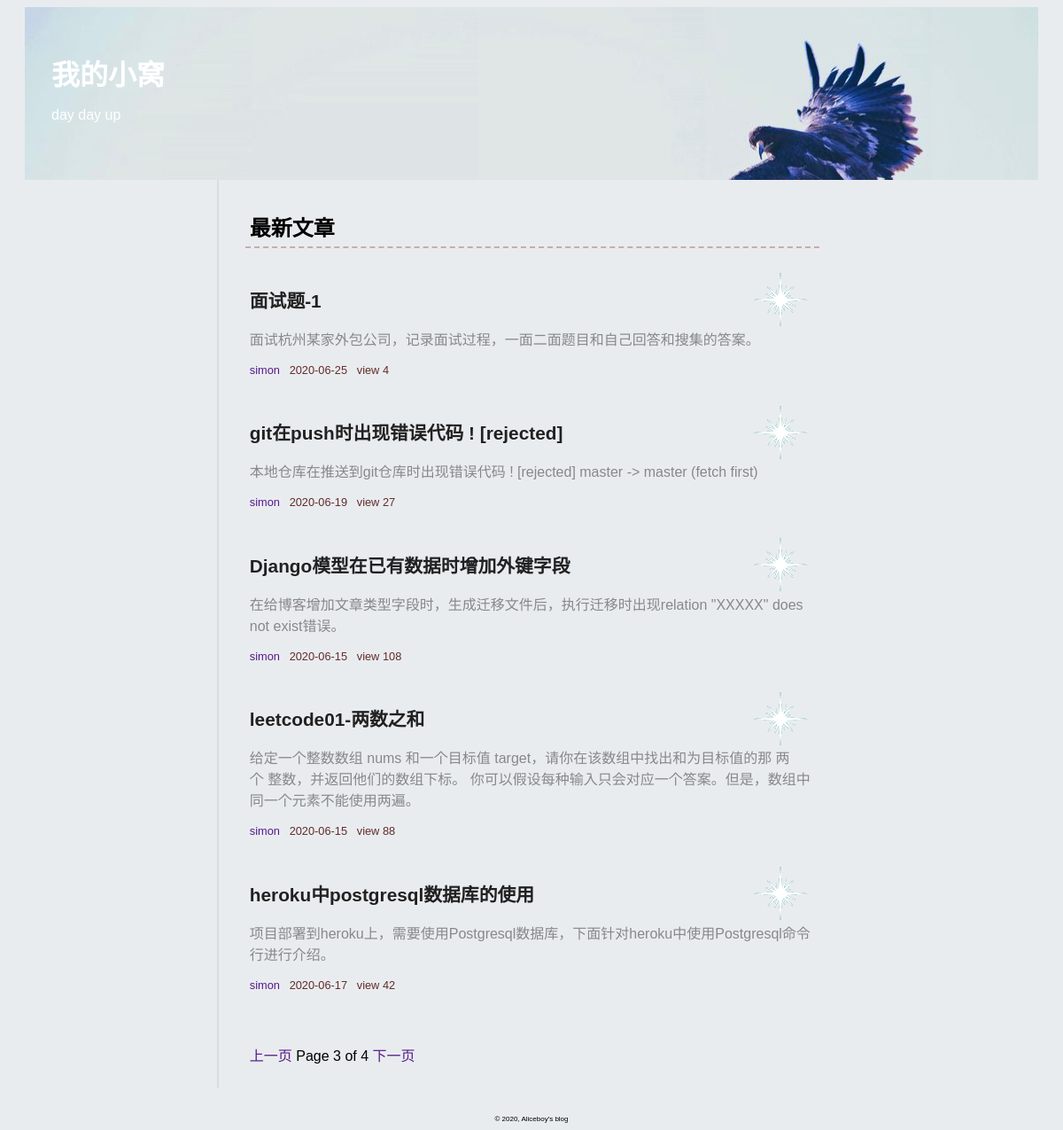
Page /blog/?page=3 on the committed database.
### blog/models.py (models this page shows, shortened)
class Article(models.Model):
	title = models.CharField("文章标题",max_length=30)
	category = models.ForeignKey(Category,on_delete=models.CASCADE)
	content = MDTextField("文章内容")
	djgest = models.TextField("文章概要")
	author = models.ForeignKey(Author,on_delete=models.CASCADE)
	comment_num = models.BigIntegerField(default=0)
	view = models.BigIntegerField(default=0)
	created_time = models.DateTimeField("创建时间",auto_now_add=True)
	last_mod_time = models.DateTimeField("修改时间",auto_now=True)
	tag = models.ManyToManyField(Tag,blank=True)
	class Meta:
		ordering = ('-created_time',)

class Author(models.Model):
	name = models.CharField("作者姓名",max_length=20)
	avatar = models.ImageField(upload_to='avatar/%Y%m%d',blank=True)
	def __str__(self):
		return self.name

### blog/views.py (the view)
# urls.py: path('',views.index,name='index'),
def index(request):
	article_list = Article.objects.all()
	paginator = Paginator(article_list,5)
	if request.method == "GET":
		page = request.GET.get('page')
		try:
			books = paginator.page(page)
		except PageNotAnInteger:
			books = paginator.page(1)
		except InvalidPage:
			return HttpResponse("找不到页面")
		except EmptyPage:
			books = paginator.page(paginator.num_pages)
	context = {'article_list': books}
	return render(request,"blog/index.html",context)

### blog/templates/blog/index.html (shortened to what this page needs)
{% extends 'blog/base.html' %}
{% block content %}
<div id='body_main'>
	<h3>最新文章</h3>
	{% for article in article_list %}
	<div class="index_blog">
		<a href="{% url 'blog:detail' pk=article.pk %}">
			<h2>{{ article.title }}</h2>
			<p>{{ article.djgest }}</p>
		</a>
		<div class="time_and">
			<a href="#">{{ article.author }}</a>
			{{ article.last_mod_time|date:'Y-m-d' }}
			&nbsp;
			view&nbsp;{{ article.view }}
		</div>
	</div>
	{% endfor %}
	<br>
	<p id='page'>
		{% if article_list.has_previous %}
			<a href="?page={{ article_list.previous_page_number }}">上一页</a>
		{% endif %}
		Page {{ article_list.number }} of {{ article_list.paginator.num_pages }}
		{% if article_list.has_next %}
			<a href="?page={{ article_list.next_page_number }}">下一页</a>
		{% endif %}
	</p>
</div>
{% endblock %}

### blog/static/css/base.css (style rules this page uses)
body { background-color: #e9ecef; font-family: Verdana, Geneva, Arial, sans-serif; font-size: medium; }
h1,h2 { font-family: "Emblema One", sans-serif; color: #212121; }
div#body_main { margin-left: 20%; margin-right: 20%; border-left: 2px solid #dadce0; padding: 10px 10px 10px 10px; }
h2,.article_body h2 { font-size: 1.3em; }
a { text-decoration: none; color: #551A8B; }
.time_and { font-size: 0.8em; color: #632c2c; }
div#body_main>h3 { padding: 5px; margin:20px; border-bottom:2px dashed #CAA; font-size: 1.5em; }
div.index_blog p { color:#888888; }
div.index_blog { padding: 5px; margin: 20px; background-image: url(../images/background.gif); background-repeat: no-repeat; background-position: top right; }
#page { margin-left: 20px; padding-left: 5px; }

### rows in the picture
Article: title "面试题-1", djgest "面试杭州某家外包公司，记录面试过程，一面二面题目和自己回答和搜集的答案。", author "simon", last_mod_time "2020-06-25", view "4"
Article: title "git在push时出现错误代码 ! [rejected]", djgest "本地仓库在推送到git仓库时出现错误代码 ! [rejected] master -> master (fetch first)", author "simon", last_mod_time "2020-06-19", view "27"
Article: title "Django模型在已有数据时增加外键字段", djgest "在给博客增加文章类型字段时，生成迁移文件后，执行迁移时出现relation \"XXXXX\" does not exist错误。", author "simon", last_mod_time "2020-06-15", view "108"
Article: title "leetcode01-两数之和", djgest "给定一个整数数组 nums 和一个目标值 target，请你在该数组中找出和为目标值的那 两个 整数，并返回他们的数组下标。 你可以假设每种输入只会对应一个答案。但是，数组中同一个元素不能使用两遍。", author "simon", last_mod_time "2020-06-15", view "88"
Article: title "heroku中postgresql数据库的使用", djgest "项目部署到heroku上，需要使用Postgresql数据库，下面针对heroku中使用Postgresql命令行进行介绍。", author "simon", last_mod_time "2020-06-17", view "42"

### other values in the picture
{{ article_list.number }} "3"
{{ article_list.paginator.num_pages }} "4"
